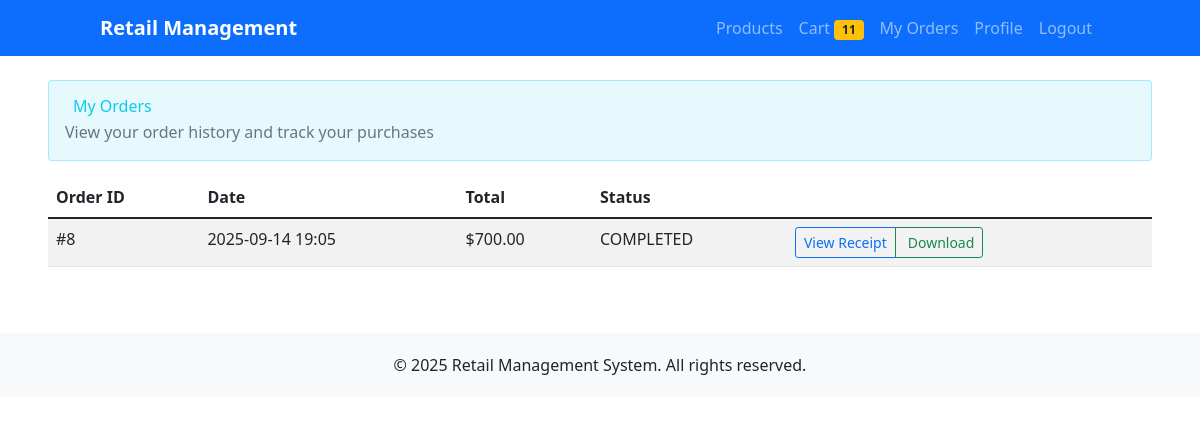
The page /orders/ (signed in) on the database as committed earlier.
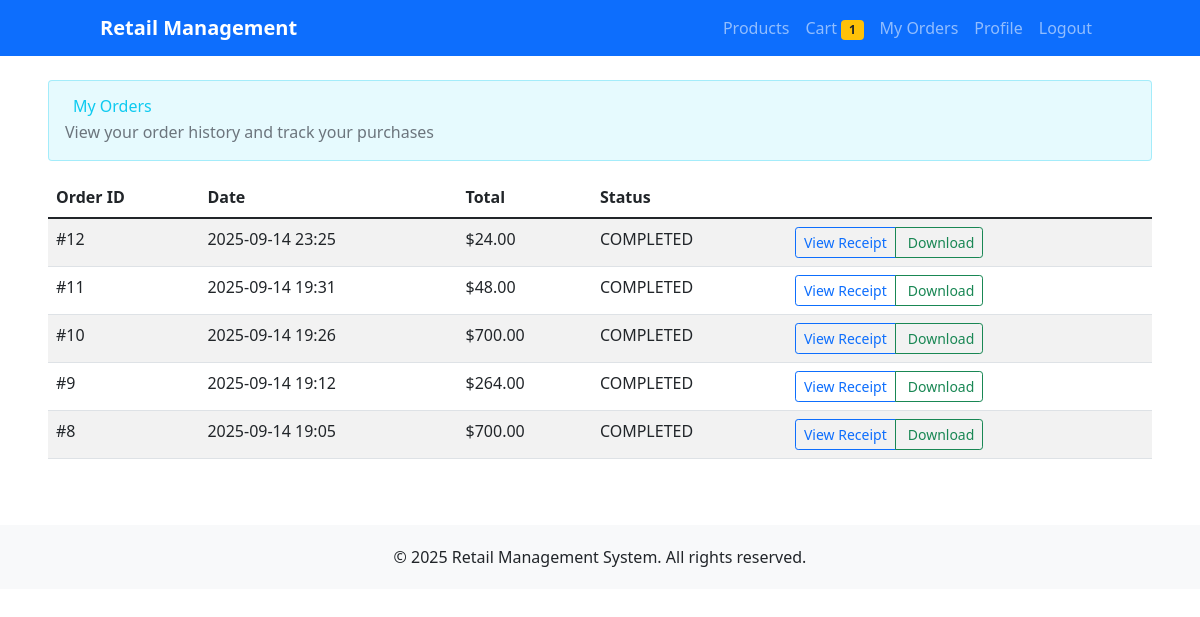
The same page on the database as committed later.
### orders/models.py (models this page shows, shortened)
class Sale(models.Model):
    STATUS_CHOICES = [
        ("PENDING", "Pending"),
        ("COMPLETED", "Completed"),
        ("CANCELLED", "Cancelled"),
    ]
    user = models.ForeignKey(settings.AUTH_USER_MODEL, on_delete=models.CASCADE)
    address = models.CharField(max_length=255)
    total = models.DecimalField(max_digits=10, decimal_places=2)
    status = models.CharField(max_length=10, choices=STATUS_CHOICES, default="COMPLETED")
    created_at = models.DateTimeField(auto_now_add=True)

### orders/views.py (the view)
# urls.py: path("", views.order_history, name="order_history"),
@login_required
def order_history(request):
    sales = Sale.objects.filter(user=request.user).order_by("-created_at")
    return render(request, "orders/order_history.html", {"orders": sales})

### accounts/context_processors.py (called while the page is built)
def user_admin_status(request):
    if request.user.is_authenticated:
        if request.user.is_superuser:
            return {'user_is_admin': True}
        if hasattr(request.user, 'profile'):
            return {'user_is_admin': request.user.profile.is_admin}
    return {'user_is_admin': False}

def cart_context(request):
    if request.user.is_authenticated:
        from cart.models import Cart
        cart = Cart(request)
        return {
            'cart_total_items': cart.get_total_items(),
            'cart_total_price': cart.get_total_price(),
        }
    return {
        'cart_total_items': 0,
        'cart_total_price': 0,
    }

### cart/models.py (called while the page is built)
    @property
    def total_price(self):
        return self.product.price * self.quantity

    def __len__(self):
        if self.user:
            return sum(item.quantity for item in CartItem.objects.filter(user=self.user))
        else:
            return sum(item['quantity'] for item in self.cart.values())

    def get_total_price(self):
        if self.user:
            return sum(item.total_price for item in CartItem.objects.filter(user=self.user))
        else:
            return sum(
                float(item['price']) * item['quantity']
                for item in self.cart.values()
            )

    def get_total_items(self):
        return self.__len__()

### templates/orders/order_history.html (shortened to what this page needs)
{% extends "accounts/base.html" %}
{% block content %}
<div class="row">
    <div class="col-12">
        <div class="card" style="background-color: rgba(13, 202, 240, 0.1); border: 1px solid rgba(13, 202, 240, 0.3);" mb-4>
            <div class="card-body">
                <div class="d-flex justify-content-between align-items-center">
                    <div>
                        <h2 class="mb-1 text-info">
                            My Orders
                        </h2>
                        <p class="mb-0 text-muted">View your order history and track your purchases</p>
                    </div>
                </div>
            </div>
        </div>
    </div>
</div>
<div class="row mt-3">
    <div class="col-12">
    {% if orders %}
        <table class="table table-striped">
            <thead>
                <tr>
                    <th>Order ID</th>
                    <th>Date</th>
                    <th>Total</th>
                    <th>Status</th>
                    <th></th>
                </tr>
            </thead>
            <tbody>
                {% for order in orders %}
                <tr>
                    <td>#{{ order.id }}</td>
                    <td>{{ order.created_at|date:"Y-m-d H:i" }}</td>
                    <td>${{ order.total }}</td>
                    <td>{{ order.status }}</td>
                    <td>
                        <div class="btn-group" role="group">
                            <a href="{% url 'orders:order_detail' order.id %}" class="btn btn-sm btn-outline-primary">
                                View Receipt
                            </a>
                            <a href="{% url 'orders:download_receipt' order.id %}" class="btn btn-sm btn-outline-success">
                                Download
                            </a>
                        </div>
                    </td>
                </tr>
                {% endfor %}
            </tbody>
        </table>
    {% else %}
        <p>You have not placed any orders yet.</p>
    {% endif %}
    </div>
</div>
{% endblock %}

### templates/accounts/base.html (shortened to what this page needs)
<!DOCTYPE html>
<html lang="en">
<head>
    <link href="https://cdn.jsdelivr.net/npm/bootstrap@5.1.3/dist/css/bootstrap.min.css" rel="stylesheet">
</head>
<body>
    <nav class="navbar navbar-expand-lg navbar-dark bg-primary">
        <div class="container">
            <a class="navbar-brand" href="{% url 'products:product_list' %}">Retail Management</a>
            <div class="navbar-nav ms-auto">
                {% if user.is_authenticated %}
                    <a class="nav-link" href="{% url 'products:product_list' %}">Products</a>
                    {% if not user_is_admin %}
                        <a class="nav-link" href="{% url 'cart:cart_view' %}">
                            Cart
                            {% if cart_total_items > 0 %}
                                <span class="badge bg-warning text-dark">{{ cart_total_items }}</span>
                            {% endif %}
                        </a>
                        <a class="nav-link" href="{% url 'orders:order_history' %}">My Orders</a>
                    {% endif %}
                    <a class="nav-link" href="{% url 'accounts:profile' %}">Profile</a>
                    <a class="nav-link" href="{% url 'accounts:logout' %}">Logout</a>
                {% else %}
                    <a class="nav-link" href="{% url 'accounts:login' %}">Login</a>
                    <a class="nav-link" href="{% url 'accounts:register' %}">Register</a>
                {% endif %}
            </div>
        </div>
    </nav>
    <div class="container-fluid px-5 mt-4">
        {% block content %}
        {% endblock %}
    </div>
    <footer class="footer">
        <div class="container text-center">
            <p>&copy; 2025 Retail Management System. All rights reserved.</p>
        </div>
    </footer>
    <script src="https://cdn.tailwindcss.com"></script>
</body>
</html>

### templates/accounts/base.html (style rules this page uses)
.navbar-brand { font-weight: bold; }
.footer { margin-top: 50px; padding: 20px 0; background-color: #f8f9fa; }

Rows that differ between the two databases and show on the page:
added Sale: id "12", created_at "2025-09-14 23:25", total "24.00", status "COMPLETED"
added Sale: id "11", created_at "2025-09-14 19:31", total "48.00", status "COMPLETED"
added Sale: id "10", created_at "2025-09-14 19:26", total "700.00", status "COMPLETED"
added Sale: id "9", created_at "2025-09-14 19:12", total "264.00", status "COMPLETED"
Other text that changed with them:
{{ cart_total_items }}: "11" → "1"
